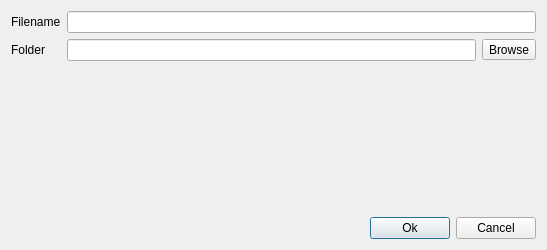
<?xml version="1.0" encoding="UTF-8"?>
<ui version="4.0">
 <class>NewProjectUnitDialog</class>
 <widget class="QDialog" name="NewProjectUnitDialog">
  <property name="geometry">
   <rect>
    <x>0</x>
    <y>0</y>
    <width>547</width>
    <height>250</height>
   </rect>
  </property>
  <property name="windowTitle">
   <string>New Project Unit</string>
  </property>
  <layout class="QGridLayout" name="gridLayout">
   <item row="1" column="0">
    <widget class="QLabel" name="label_2">
     <property name="text">
      <string>Folder</string>
     </property>
    </widget>
   </item>
   <item row="1" column="1">
    <widget class="QLineEdit" name="txtFolder">
     <property name="readOnly">
      <bool>true</bool>
     </property>
    </widget>
   </item>
   <item row="0" column="0">
    <widget class="QLabel" name="label">
     <property name="text">
      <string>Filename</string>
     </property>
    </widget>
   </item>
   <item row="1" column="2">
    <widget class="QToolButton" name="btnBrowse">
     <property name="toolTip">
      <string>Browse</string>
     </property>
     <property name="text">
      <string>Browse</string>
     </property>
    </widget>
   </item>
   <item row="0" column="1" colspan="2">
    <widget class="QLineEdit" name="txtFilename"/>
   </item>
   <item row="3" column="0" colspan="3">
    <widget class="QWidget" name="widget" native="true">
     <layout class="QHBoxLayout" name="horizontalLayout">
      <property name="leftMargin">
       <number>0</number>
      </property>
      <property name="topMargin">
       <number>0</number>
      </property>
      <property name="rightMargin">
       <number>0</number>
      </property>
      <property name="bottomMargin">
       <number>0</number>
      </property>
      <item>
       <spacer name="horizontalSpacer">
        <property name="orientation">
         <enum>Qt::Horizontal</enum>
        </property>
        <property name="sizeHint" stdset="0">
         <size>
          <width>40</width>
          <height>20</height>
         </size>
        </property>
       </spacer>
      </item>
      <item>
       <widget class="QPushButton" name="btnOk">
        <property name="text">
         <string>Ok</string>
        </property>
       </widget>
      </item>
      <item>
       <widget class="QPushButton" name="btnCancel">
        <property name="text">
         <string>Cancel</string>
        </property>
       </widget>
      </item>
     </layout>
    </widget>
   </item>
   <item row="2" column="0">
    <spacer name="verticalSpacer">
     <property name="orientation">
      <enum>Qt::Vertical</enum>
     </property>
     <property name="sizeHint" stdset="0">
      <size>
       <width>20</width>
       <height>40</height>
      </size>
     </property>
    </spacer>
   </item>
  </layout>
 </widget>
 <resources>
  <include location="../icons.qrc"/>
 </resources>
 <connections/>
</ui>
